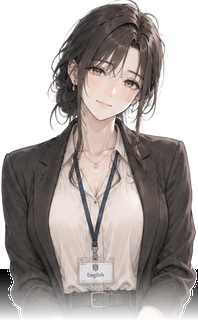
#> input picture assets/cutin/futami.png, 198 x 320 px
$ python -i build-assets.py   (imports and definitions only)
#> lines starting #> are read from the running program, lines starting #| are printed output that depends on the picture
#!/usr/bin/env python3
# =============================================================================
# tools/build-assets.py — 原作立ち絵からゲーム用素材を生成する
#
#  入力: google_drive/chr_*.png （原作立ち絵・作者提供）
#  出力:
#    assets/cutin/<key>.png  カットイン用バストアップ（原作の絵をそのまま活用）
#    assets/face/<key>.png   ピクセル調の小さな顔アイコン（ドット絵空間に統合）
#
#  「色調・明度・解像感を調整し、一つの作品として見せる」ための後処理を施す:
#   ・バスト（頭〜胸）を切り出し、ゲーム内で使うサイズへ整数比に近い縮小
#   ・彩度・コントラストを微調整してゲームの暗い背景に馴染ませる
#   ・顔アイコンはゲームのパレットへ減色し、輪郭線を付けてドット絵として読ませる
# =============================================================================
import os, sys, json, glob
from PIL import Image, ImageEnhance, ImageFilter, ImageDraw

ROOT = os.path.dirname(os.path.dirname(os.path.abspath(__file__)))
SRC = os.path.join(ROOT, 'google_drive')
OUT_CUTIN = os.path.join(ROOT, 'assets', 'cutin')
OUT_FACE = os.path.join(ROOT, 'assets', 'face')

# key -> [表示名, 使用する表情ファイルの接尾辞（優先順）]
ROSTER = {
    'ryoma':     ('両馬二郎',      ['01_tsuujou', '02_niyari']),
    'terachi':   ('寺地星',        ['01_nemusou', '03_haishin_shinken']),
    'satou':     ('砂糖東洋',      ['01_game_gyoushi', '02_muhyoujou']),
    'mie':       ('三重県臣',      ['01_reishou', '02_ha', '04_kimazui_chinmoku']),
    'rei':       ('零',            ['01_suzushii', '02_hohoemi']),
    'kuraishi':  ('倉石暁',        ['01_nekkyou', '05_hokorashige']),
    'katsuya':   ('塀勝也',        ['01_tsuujou', '02_hohoemi', '07_kaisou_me_hosomeru']),
    'mitsumine': ('三峰',          ['01_tsuujou', '02_tsukkomi']),
    'meshino':   ('召野カイト',    ['01_tsuujou', '04_shinken']),
    'sakura':    ('櫻優',          ['02_kenkyuusha', '05_egao']),
    'naitou':    ('内藤蘭',        ['01_tsuujou', '05_yasashii_me']),
    'izumi':     ('伊豆見',        ['02_egao', '03_kinchou']),
    'izaki':     ('伊崎',          ['01_tsuujou', '02_egao']),
    'futami':    ('二見',          ['01_tsuujou', '05_yokogao']),
    'inaba':     ('稲葉',          ['01_furushashin_hohoemi']),
}

# ゲームのコアパレット（src/art/palette.js と同期）— 顔アイコンの減色先
CORE_PALETTE = [
    '#05060c', '#0b0d16', '#141728', '#1f2438', '#2b2f42', '#39415c', '#7b85a8', '#c9cfe2', '#ffffff',
    '#0d1430', '#16275e', '#30509f', '#6b8ce0',
    '#22060f', '#5c1226', '#a82244', '#e05575',
    '#241a06', '#6b5320', '#c39a3c', '#f5df95',
    '#2a261c', '#6b6350', '#b3a583', '#f2e8cd',
    '#06222b', '#0e4c59', '#2a9dae', '#8fe8f2',
    '#071c12', '#17402a', '#2d7a4e', '#7fd6a0',
    '#150a2b', '#2e1a58', '#5b3aa0', '#a98ce8',
    '#2b0620', '#661046', '#b52482', '#f07cc4',
    '#2b1204', '#7a3208', '#d4701a', '#f7c072',
    # 肌・髪の中間色（減色で顔が破綻しないよう補う）
    '#f6d5be', '#e8b494', '#c98a6a', '#9c6046', '#6e3f2e',
    '#f0dcc8', '#d9bda3', '#b08e74',
    '#3a2a24', '#241a16', '#4d3a30', '#6b5240', '#8a6a4e',
]


# [40 lines left out: functions find_source, grade, make_cutin, not called in this run]


def make_face(path, size=48, frac=0.27):
    """頭部を切り出してドット絵の顔アイコンにする（頭全体が入るよう余白を確保）。"""
#> called with path = '../assets/cutin/futami.png', size = 48, frac = 0.27
    im = Image.open(path).convert('RGBA')
#> im is the input picture: PIL image 198x320 RGBA; mean R, G, B, A 98.6, 91, 88.4, 169.3
    bb = im.getbbox()
#> bb = (0, 0, 198, 320)
    if bb:
        im = im.crop(bb)
    w, h = im.size
#> w = 198; h = 320
    # 頭部＋首元まで。切り落とさないよう上部から取る。
    ch = int(h * frac)
#> ch = 86
    c = im.crop((0, 0, w, ch))
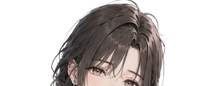
#> c: PIL image 198x86 RGBA; mean R, G, B, A 62.3, 56.7, 54.9, 112.7; transparent parts drawn white
    cw, chh = c.size
#> cw = 198; chh = 86
    # 正方形へ「内接配置」（切り抜かず、余白で調整して頭が欠けないようにする）
    s = max(cw, chh)
#> s = 198
    sq = Image.new('RGBA', (s, s), (0, 0, 0, 0))
#> sq: PIL image 198x198 RGBA; every value is 0
    sq.paste(c, ((s - cw) // 2, int((s - chh) * 0.12)), c)
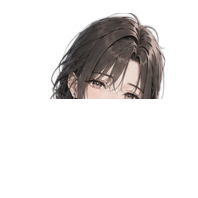
#> sq: PIL image 198x198 RGBA; mean R, G, B, A 22.2, 19.8, 19, 47.6; transparent parts drawn white
    c = sq.resize((size, size), Image.LANCZOS)
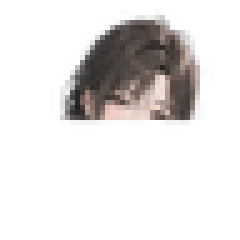
#> c: PIL image 48x48 RGBA (shown 5 times larger); mean R, G, B, A 29.8, 26.9, 26.1, 47.7; transparent parts drawn white
    # 減色（ゲームのパレットへ）＋輪郭線
    bg = Image.new('RGB', (size, size), (5, 6, 12))
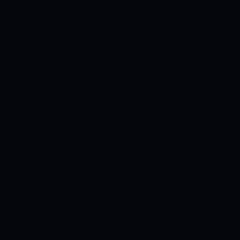
#> bg: PIL image 48x48 RGB (shown 5 times larger); mean R, G, B 5, 6, 12
    bg.paste(c, (0, 0), c)
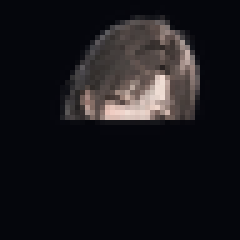
#> bg: PIL image 48x48 RGB (shown 5 times larger); mean R, G, B 24.7, 23.2, 27.3
    pal = Image.new('P', (1, 1))
    flat = []
    for hx in CORE_PALETTE:
        hx = hx.lstrip('#')
        flat += [int(hx[0:2], 16), int(hx[2:4], 16), int(hx[4:6], 16)]
    flat += [0] * (768 - len(flat))
    pal.putpalette(flat)
    q = bg.quantize(palette=pal, dither=Image.Dither.NONE).convert('RGBA')
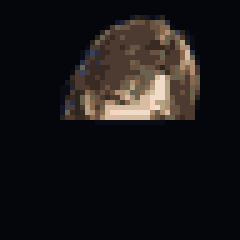
#> q: PIL image 48x48 RGBA (shown 5 times larger); mean R, G, B, A 25.5, 22.7, 24.7, 255
    px = q.load()
    out = q.copy()
    o = out.load()
    EDGE = (5, 6, 12, 255)
    for y in range(size):
        for x in range(size):
            if x == 0 or y == 0 or x == size - 1 or y == size - 1:
                o[x, y] = EDGE
                continue
            a = px[x, y]
            if a[3] < 40:
                o[x, y] = EDGE
            elif (px[x - 1, y][3] < 40 or px[x + 1, y][3] < 40 or
                  px[x, y - 1][3] < 40 or px[x, y + 1][3] < 40):
                o[x, y] = EDGE
    return out


# [25 lines left out: function main, not called in this run]


# [2 lines not run here, left out]

>>> result = make_face('../assets/cutin/futami.png')

$ run again, on assets/face/izaki.png
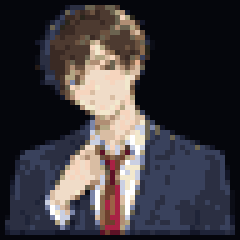
#> input picture assets/face/izaki.png, 48 x 48 px (shown 5 times larger)
#> in make_face, im is the input picture: PIL image 48x48 RGBA; mean R, G, B, A 62.6, 58.1, 62.8, 255
#> bb = (0, 0, 48, 48)
#> in make_face, `sq.paste(c, ((s - cw) // 2, int((s - chh) * 0.12)), c)`:
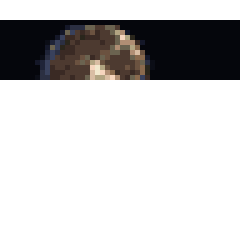
#> sq: PIL image 48x48 RGBA (shown 5 times larger); mean R, G, B, A 9, 7.8, 7.9, 63.8; transparent parts drawn white
#> in make_face, `bg.paste(c, (0, 0), c)`:
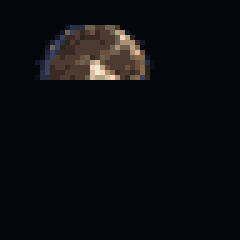
#> bg: PIL image 48x48 RGB (shown 5 times larger); mean R, G, B 12.7, 12.3, 16.9

$ run again, on assets/portraits/chr_mie_01_reishou.png
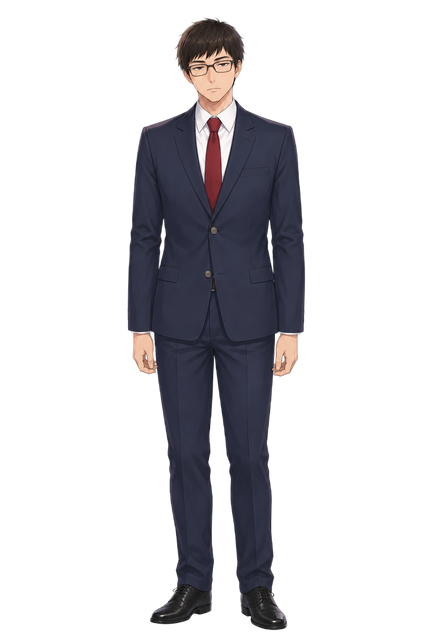
#> input picture assets/portraits/chr_mie_01_reishou.png, 426 x 640 px
#> in make_face, im is the input picture: PIL image 426x640 RGBA; mean R, G, B, A 18.4, 17.8, 20.9, 64
#> bb = (125, 15, 308, 633)
#> im: PIL image 183x618 RGBA
#> in make_face, `sq.paste(c, ((s - cw) // 2, int((s - chh) * 0.12)), c)`:
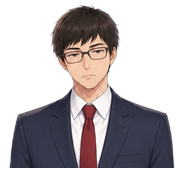
#> sq: PIL image 183x183 RGBA; mean R, G, B, A 45.9, 40.4, 42.7, 112.9; transparent parts drawn white
#> in make_face, `q = bg.quantize(palette=pal, dither=Image.Dither.NONE).convert('RGBA')`:
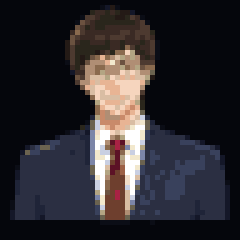
#> q: PIL image 48x48 RGBA (shown 5 times larger); mean R, G, B, A 45.6, 42.1, 47.2, 255
